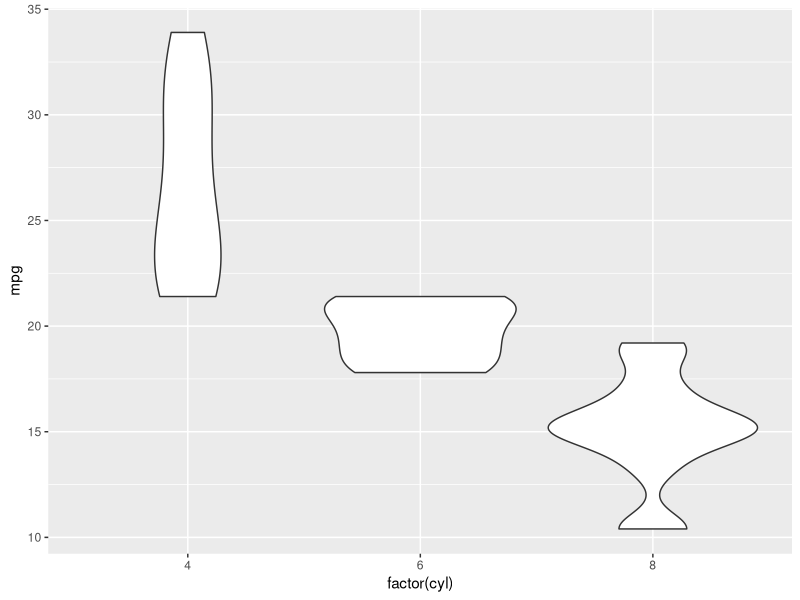
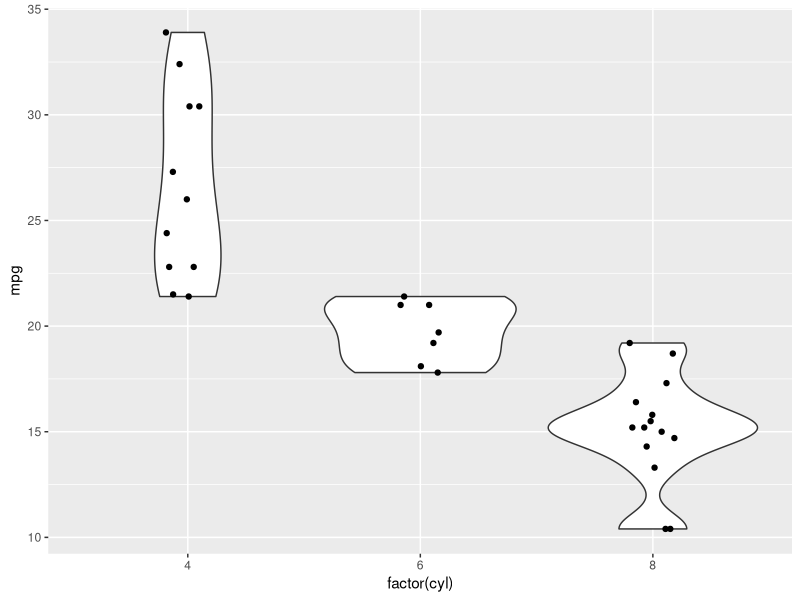
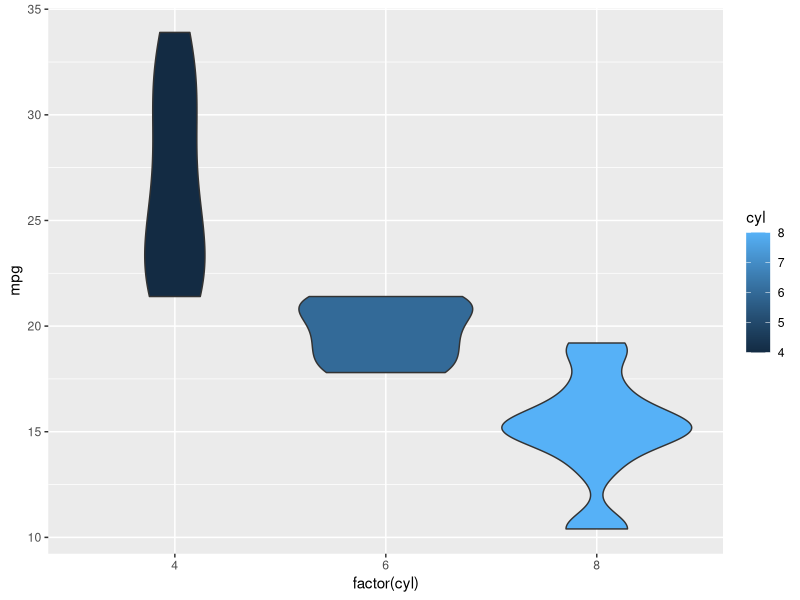
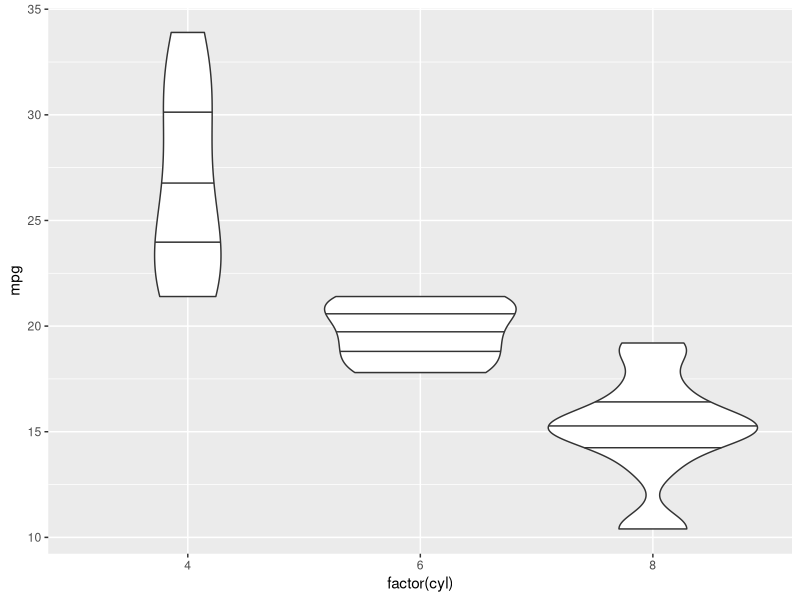

These figures' R source, in order:
library(ggplot2)

# base interna mtcars - Violino
dados <- ggplot(mtcars, aes(factor(cyl), mpg))
dados + geom_violin()

#Variação 1
dados <- ggplot(mtcars, aes(factor(cyl), mpg))
dados + geom_violin() + geom_jitter(height = 0, width = 0.1)

#Variação 2
dados <- ggplot(mtcars, aes(factor(cyl), mpg))
dados + geom_violin(aes(fill = cyl))

#Variação 3
dados <- ggplot(mtcars, aes(factor(cyl), mpg))
dados + geom_violin(draw_quantiles = c(0.25, 0.5, 0.75))
